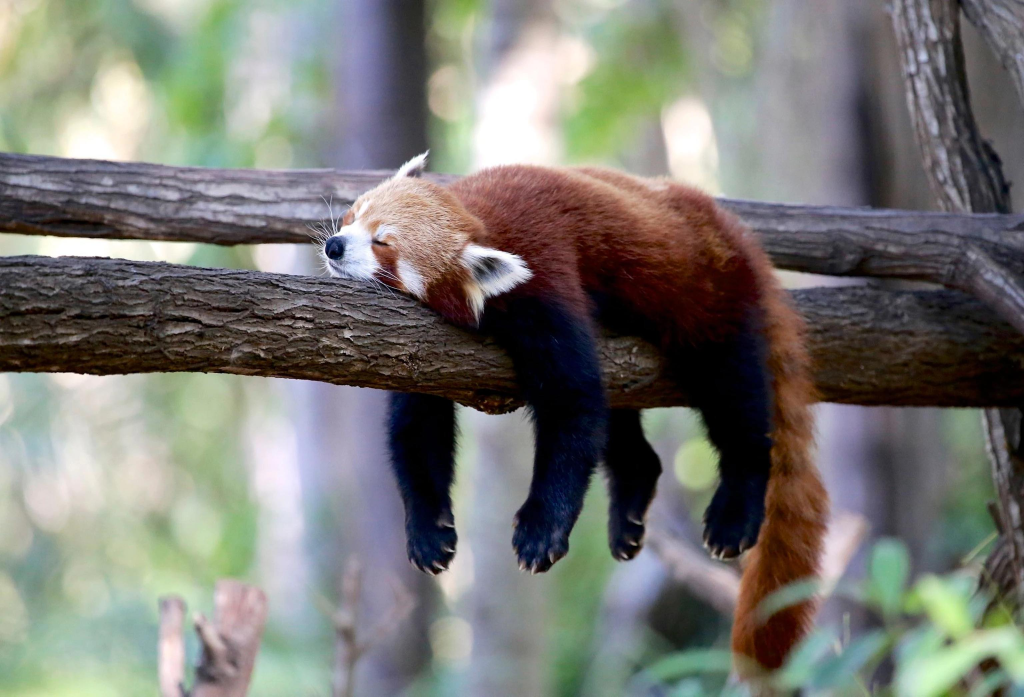
#> input picture HW3/hw3_code/data/hw3_image_compression.jpg, 3072 x 2089 px, found by its file name (shown at 1/3 size)
$ jupyter execute --allow-errors HW3_Student_Summer22.ipynb   (shell and % lines are left out)
#> lines starting #> are read from the running program, lines starting #| are printed output that depends on the picture
## Summer 2022 CS4641/CS7641 A Homework 3

## Instructor: Dr. Mahdi Roozbahani

## Deadline: Wednesday, July 13, 11:59 pm AOE

<!-- No changes needed on the below section -->
* No unapproved extension of the deadline is allowed. Late submission will lead to 0 credit.

* Discussion is encouraged on Ed as part of the Q/A. However, all assignments should be done individually.
<font color='darkred'>
* Plagiarism is a **serious offense**. You are responsible for completing your own work. You are not allowed to copy and paste, or paraphrase, or submit materials created or published by others, as if you created the materials. All materials submitted must be your own.</font>
<font color='darkred'>
* All incidents of suspected dishonesty, plagiarism, or violations of the Georgia Tech Honor Code will be subject to the institute’s Academic Integrity procedures. If we observe any (even small) similarities/plagiarisms detected by Gradescope or our TAs, **WE WILL DIRECTLY REPORT ALL CASES TO OSI**, which may, unfortunately, lead to a very harsh outcome. **Consequences can be severe, e.g., academic probation or dismissal, grade penalties, a 0 grade for assignments concerned, and prohibition from withdrawing from the class.**
</font>

## Instructions for the assignment

<!-- No changes needed on the below section -->
- This assignment consists of both programming and theory questions.

- Unless a theory question explicitly states that no work is required to be shown,  you must provide an explanation, justification, or calculation for your answer.

- To switch between cell for code and for markdown, see the menu -> Cell -> Cell Type

- You can directly type Latex equations into markdown cells.

- If a question requires a picture, you could use this syntax `` to include them within your ipython notebook.

- Your write up must be submitted in PDF form. You may use either Latex,  markdown, or any word processing software. <font color = 'darkred'>We will **NOT** accept handwritten work. </font> Make sure that your work is formatted correctly, for example submit $\sum_{i=0} x_i$ instead of \text{sum\_\{i=0\} x\_i}
- When submitting the non-programming part of your assignment, you must correctly map pages of your PDF to each question/subquestion to reflect where they appear. <font color='darkred'>**Improperly mapped questions may not be graded correctly and/or will result in point deductions for the error.**</font>
- All assignments should be done individually, and each student must write up and submit their own answers.
- **Graduate Students**: You are required to complete any sections marked as Bonus for Undergrads

## Using the autograder

- Grads will find three assignments on Gradescope that correspond to HW3: "Assignment 3 Programming", "Assignment 3 - Non-programming" and "Assignment 3 Programming - Bonus for all". Undergrads will find an additional assignment called "Assignment 3 Programming - Bonus for Undergrads".
<!-- No changes needed on the below section -->
- You will submit your code for the autograder in the Programming sections. Please refer to the Deliverables and Point Distribution section for what parts are considered required, bonus for undergrads, and bonus for all.

- We provided you different .py files and we added libraries in those files please DO NOT remove those lines and add your code after those lines. Note that these are the only allowed libraries that you can use for the homework.

- You are allowed to make as many submissions until the deadline as you like. Additionally, note that the autograder tests each function separately, therefore it can serve as a useful tool to help you debug your code if you are not sure of what part of your implementation might have an issue.
<!-- No changes needed on the above section -->

- **For the "Assignment 3 - Non-programming" part, you will download your Jupyter Notebook as HTML and submit it as a PDF on Gradescope. To download the notebook as HTML, click on "File" on the top left corner of this page and select "Download as > HTML". Then, open the HTML file and print to PDF.**  Please refer to the **Deliverables and Point Distribution** section for an outline of the non-programming questions.

- **When submitting to Gradescope, please make sure to mark the page(s) corresponding to each problem/sub-problem. The pages in the PDF should be of size 8.5" x 11", otherwise there may be a deduction in points for extra long sheets.**

## Using the local tests <a id='using_local_tests'></a>
- For some of the programming questions we have included a local test using a small toy dataset to aid in debugging. The local test sample data and outputs are stored in .py files in the **local_tests_folder**
- There are no points associated with passing or failing the local tests, you must still pass the autograder to get points.
- **It is possible to fail the local test and pass the autograder** since the autograder has a certain allowed error tolerance while the local test allowed error may be smaller. Likewise, passing the local tests does not guarantee passing the autograder.
- **You do not need to pass both local and autograder tests to get points, passing the Gradescope autograder is sufficient for credit. **
- It might be helpful to comment out the tests for functions that have not been completed yet.
- It is recommended to test the functions as it gets completed instead of completing the whole class and then testing. This may help in isolating errors. Do not solely rely on the local tests, continue to test on the autograder regularly as well.

## Deliverables and Points Distribution

### Q1: Image Compression [30pts]
#### Deliverables: <font color = 'green'>imgcompression.py and printed results</font>
- **1.1 Image Compression** [20 pts] - _programming_

    - svd [5pts]

    - rebuild_svd [5pts]

    - compression_ratio [5pts]

    - recovered_variance_proportion [5pts]

- **1.2 Black and White** [5 pts] _non-programming_

- **1.3 Color Image** [5 pts] _non-programming_

### Q2: Understanding PCA [20pts]
#### Deliverables: <font color = 'green'>pca.py and written portion</font>

- **2.1 PCA Implementation** [10 pts] - _programming_

    - fit [5pts]

    - transform [2pts]

    - transform_rv [3pts]

- **2.2 Visualize** [5 pts] _non-programming_

- **2.3 PCA Reduced Mask Dataset Analysis** [5 pts] _non-programming_

### Q3: Regression and Regularization [50pts + 20pts Bonus for Undergrads + 10pts Bonus for All]
#### Deliverables: <font color = 'green'>regression.py and Written portion</font>

- **3.1 Regression and Regularization Implementations** [30 pts + 20 pts Bonus for Undergrad] - _programming_

    - RMSE [5pts]

    - Construct Poly Features 1D [2pts]

    - Construct Poly Features 2D [3pts]

    - Prediction [5pts]

    - Linear Fit Closed Form [5pts]

    - Ridge Fit Closed Form [5pts]

    - Cross Validation [5pts]

    - Linear Gradient Descent [5pts] **Bonus for Undergrad**

    - Linear Stochastic Gradient Descent [5pts] **Bonus for Undergrad**

    - Ridge Gradient Descent [5pts] **Bonus for Undergrad**

    - Ridge Stochastic Gradient Descent [5pts] **Bonus for Undergrad**

- **3.2 About RMSE** [3 pts] _non-programming_

- **3.3 Testing: General Functions and Linear Regression** [5 pts] _non-programming_

- **3.4 Testing: Ridge Regression** [5 pts] _non-programming_

- **3.5 Cross Validation** [7 pts] _non-programming_

- **3.6 Noisy Input Samples in Linear Regression** [10 pts] _non-programming_ **BONUS FOR ALL**

### Q4: Naive Bayes Classification [25pts]
#### Deliverables: <font color = 'green'>nb.py and Written portion</font>

- **4.1 Llama Breed Problem** [5 pts] _non-programming_

- **4.2 News Data Sentiment Classification** [15 pts] - _programming_

    - priors_prob [6pts]

    - likelihood_ratio [6pts]

    - analyze_star_rating [3pts]

- **4.3 Accuracy result analysis** [5 pts] _non-programming_

### Q5: Noise in PCA and Linear Regression [15pts Bonus for All]
#### Deliverables: <font color = 'green'>Written portion</font>

- **5.1 Slope Functions** [5 pts] _non-programming_

- **5.2 Error in Y and Error in X and Y** [5 pts] _non-programming_

- **5.3 Analysis** [5 pts] _non-programming_

### Q6: Feature Reduction.py [25pts Bonus for All]
#### Deliverables: <font color = 'green'>feature_reduction.py and Written portion</font>

- **6.1 Feature Reduction** [18 pts] - _programming_

    - forward_selection [9pts]

    - backward_elimination [9pts]

- **6.2 Feature Selection - Discussion** [7 pts] _non-programming_

## 0 Set up
This notebook is tested under [python 3. * . *](https://www.python.org/downloads/release/python-368/), and the corresponding packages can be downloaded from [miniconda](https://docs.conda.io/en/latest/miniconda.html). You may also want to get yourself familiar with several packages:

- [jupyter notebook](https://jupyter-notebook.readthedocs.io/en/stable/)
- [numpy](https://docs.scipy.org/doc/numpy-1.15.1/user/quickstart.html)
- [matplotlib](https://matplotlib.org/users/pyplot_tutorial.html)
- [sklearn](https://matplotlib.org/users/pyplot_tutorial.html)
- [Axes3D](https://matplotlib.org/users/pyplot_tutorial.html)

There is also a [VS Code and Anaconda Setup Tutorial](https://edstem.org/us/courses/16925/discussion/995686) on Ed under the "Links" category

Please implement the functions that have `raise NotImplementedError`, and after you finish the coding, please delete or comment out `raise NotImplementedError`.

## Library imports

[cell 1]
###############################
### DO NOT CHANGE THIS CELL ###
###############################
# This is cell which sets up some of the modules you might need
# Please do not change the cell or import any additional packages.


import numpy as np
import pandas as pd
import json
import math
import matplotlib
from matplotlib import pyplot as plt
from mpl_toolkits.mplot3d import Axes3D
from sklearn.feature_extraction import text
#> (the rest of this cell did not finish here and is left out)

## Q1: Image Compression [30 pts]

### Load images data and plot

[cell 2]
###############################
### DO NOT CHANGE THIS CELL ###
###############################
# load Image
image = plt.imread("./data/HW3_image_compression.jpg")/255
#plot image
fig = plt.figure(figsize=(10,10))
#> (the rest of this cell did not finish here and is left out)

[cell 3]
###############################
### DO NOT CHANGE THIS CELL ###
###############################
def rgb2gray(rgb):
    return np.dot(rgb[...,:3], [0.299, 0.587, 0.114])
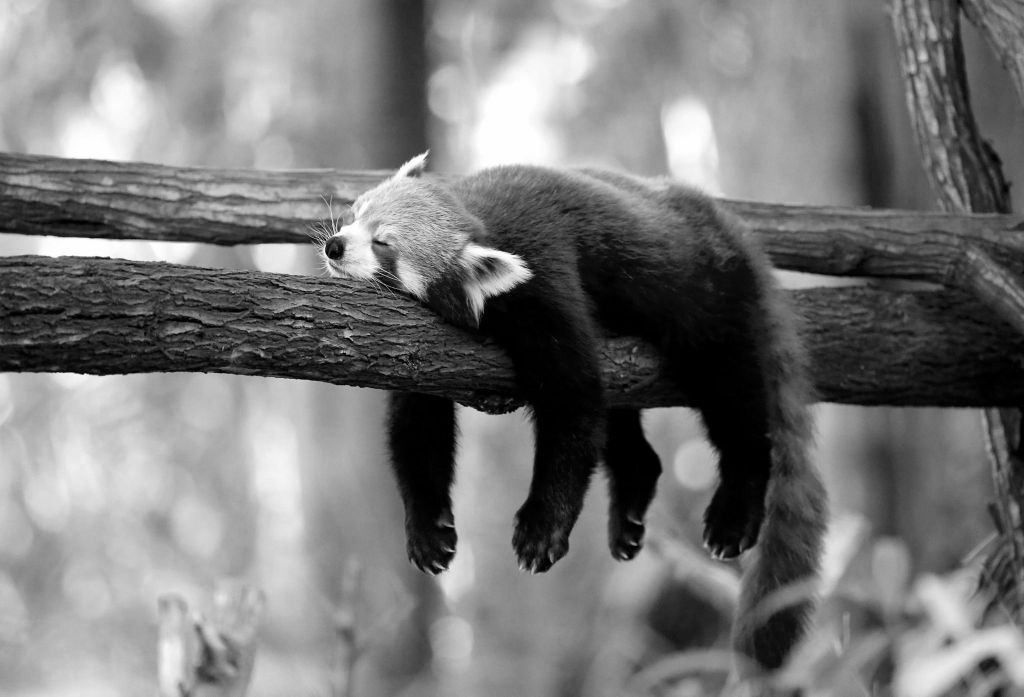
#> returned value: shape (2089, 3072) float64 (shown at 1/3 size); min 0, max 1, mean 0.471

fig = plt.figure(figsize=(10, 10))

#> (the rest of this cell did not finish here and is left out)

### 1.1 Image compression [20pts]  <span style="color:blue">**[P]**</span>

SVD is a dimensionality reduction technique that allows us to compress images by throwing away the least important information.

Higher singular values capture greater variance and, thus, capture greater information from the corresponding singular vector. To perform image compression, apply SVD on each matrix and get rid of the small singular values to compress the image. The loss of information through this process is negligible, and the difference between the images can be hardly spotted.

For example, the proportion of variance captured by the first component is $$\frac{\sigma_1^2}{\sum_{i=1}^n \sigma_i^2}$$ where $\sigma_i$ is the $i^{th}$ singular value.

In the <strong>imgcompression.py</strong> file, complete the following functions:
  * <strong>svd</strong>: You may use <samp>np.linalg.svd</samp> in this function, and although the function defaults this parameter to true, you may explicitly set <samp>full_matrices=True</samp> using the optional <samp>full_matrices</samp> parameter. Hint 2 may be useful.
  * <strong>rebuild_svd</strong>
  * <strong>compression_ratio</strong>: Hint 1 may be useful
  * <strong>recovered_variance_proportion</strong>: Hint 1 may be useful

**Hint 1:** http://timbaumann.info/svd-image-compression-demo/ is a useful article on image compression and compression ratio. You may find this article useful for implementing the functions compression_ratio and recovered_variance_proportion

**Hint 2:** If you have never used <samp>np.linalg.svd</samp>, it might be helpful to read [Numpy's SVD documentation](https://numpy.org/doc/stable/reference/generated/numpy.linalg.svd.html) and note the particularities of the V matrix and that it is returned already transposed.

**Hint 3:** The shape of S resulting from SVD may change depending on if N>D, N<D, or N=D. Therefore, when checking the shape of S, note that min(N,D) means the value should be equal to whichever is lower between N and D.

#### 1.1.1 Local Tests for Image Compression Black and White Case [No Points]
You may test your implementation of the functions contained in **imgcompression.py** in the cell below. Feel free to comment out tests for functions that have not been completed yet. See [Using the Local Tests](#using_local_tests) for more details.

[cell 4]
###############################
### DO NOT CHANGE THIS CELL ###
###############################

from imgcompression import ImgCompression
from local_tests_folder.ic_test import IC_Test

test_ic = IC_Test()
imc = ImgCompression()

print('Local Tests for Black and White (Grayscale) Case \n')
# Local test for svd
U, S, V = imc.svd(test_ic.bw_image)
svdg_test = np.allclose(U, test_ic.Ug) and np.allclose(S, test_ic.Sg) and np.allclose(V, test_ic.Vg)
print('Your svd works within the expected range:', svdg_test)

# Local test for rebuild_svd
Xrebuild_g = imc.rebuild_svd(test_ic.Ug, test_ic.Sg, test_ic.Vg, 2)
rsvdg_test = np.allclose(Xrebuild_g, test_ic.Xrebuild_g)
print('Your rebuild_svd works within the expected range:', rsvdg_test)

# Local test for compression ratio
crg = imc.compression_ratio(test_ic.bw_image, 2)
crg_test = np.allclose(crg, test_ic.cr_g)
print('Your compression_ratio works within the expected range:', crg_test )

# Local test for recovered variance proportion
rvpg = imc.recovered_variance_proportion(test_ic.Sg, 2)
rvpg_test = np.allclose(rvpg, test_ic.rvp_g)
print('Your recovered_variance_proportion works within the expected range:', rvpg_test)

#### 1.1.2 Local Tests for Image Compression Color Case [No Points]
You may test your implementation of the functions contained in **imgcompression.py** in the cell below. Feel free to comment out tests for functions that have not been completed yet. See [Using the Local Tests](#using_local_tests) for more details.

[cell 5]
###############################
### DO NOT CHANGE THIS CELL ###
###############################

from imgcompression import ImgCompression
from local_tests_folder.ic_test import IC_Test

test_ic = IC_Test()
imc = ImgCompression()

print('Local Tests for Color Case \n')
# Local test for svd
U, S, V = imc.svd(test_ic.color_image)
svdc_test = np.allclose(U, test_ic.Uc) and np.allclose(S, test_ic.Sc) and np.allclose(V, test_ic.Vc)
print('Your svd works within the expected range:', svdc_test)

# Local test for rebuild_svd
Xrebuild_c = imc.rebuild_svd(test_ic.Uc, test_ic.Sc, test_ic.Vc, 2)
rsvdc_test = np.allclose(Xrebuild_c, test_ic.Xrebuild_c)
print('Your rebuild_svd works within the expected range:', rsvdc_test)

# Local test for compression ratio
crc = imc.compression_ratio(test_ic.color_image, 2)
crc_test = np.allclose(crc, test_ic.cr_c)
print('Your compression_ratio works within the expected range:', crc_test)

# Local test for recovered variance proportion
rvpc = imc.recovered_variance_proportion(test_ic.Sc, 2)
rvpc_test = np.allclose(rvpc, test_ic.rvp_c)
print('Your recovered_variance_proportion works within the expected range:', rvpc_test)

### 1.2 Black and white [5 pts] <span style="color:green">**[W]**</span>
This question will use your implementation of the functions from Q1.1 to generate a set of images compressed to different degrees. You can simply run the below cell without making any changes to it, assuming you have implemented the functions in Q1.1.

**Make sure these images are displayed when submitting the PDF version of the Juypter notebook as part of the non-programming submission of this assignment.**

[cell 6]
###############################
### DO NOT CHANGE THIS CELL ###
###############################
from imgcompression import ImgCompression

imcompression = ImgCompression()
bw_image = rgb2gray(image)
U, S, V = imcompression.svd(bw_image)
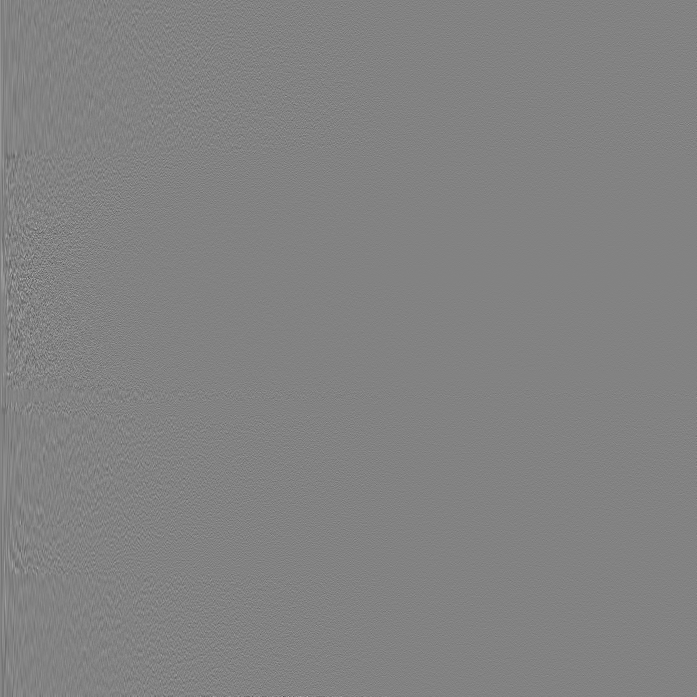
#> U: shape (2089, 2089) float64 (shown at 1/3 size); min -0.187, max 0.177, mean 9.63e-06; drawn with min black and max white
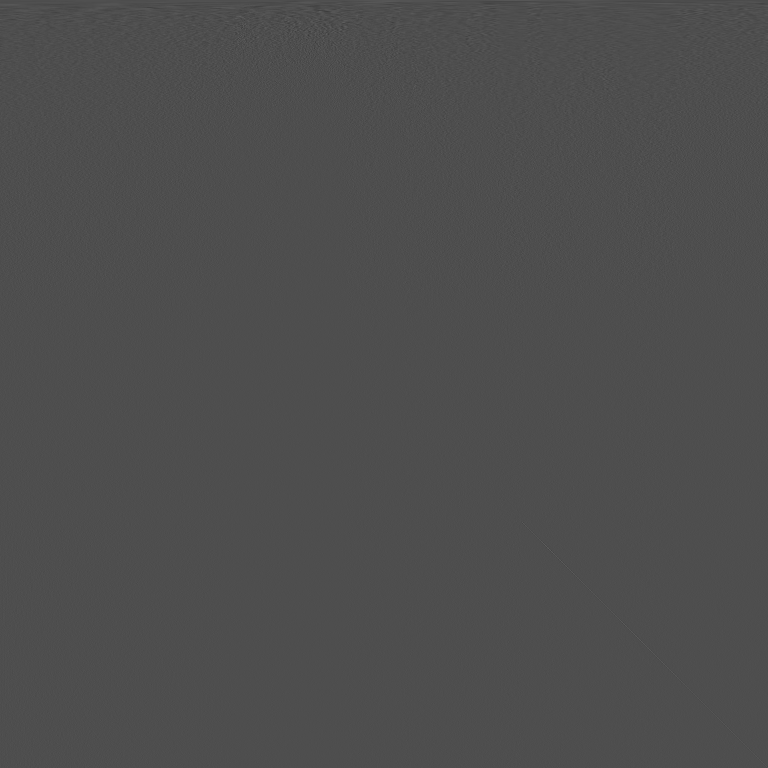
#> V: shape (3072, 3072) float64 (shown at 1/4 size); min -0.21, max 0.474, mean 4.62e-06; drawn with min black and max white
#> S = 2089 values, max 1286.4 at index 0, min 0.0131 at index 2088, mean 2.35
component_num = [1,2,5,10,20,40,80,160,256]

fig = plt.figure(figsize=(18, 18))

# plot several images
i=0
#> (the rest of this cell did not finish here and is left out)
